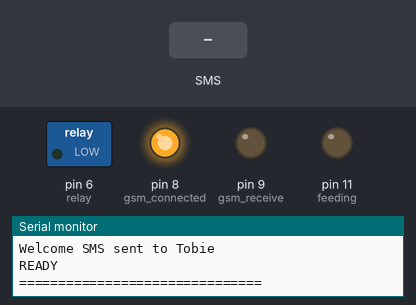
A sketch run on a simulated Arduino Uno, built with avr-gcc and run on an emulated ATmega328P. Parts: switched loads named in the sketch (green lamp = pin HIGH), output pins drawn as LEDs (lit = HIGH), the last lines printed to the serial monitor. The test bench sets the inputs (shaded band).

Above: at 5.2 s.
5.3 s: text message "#" received
At 5.45 s:
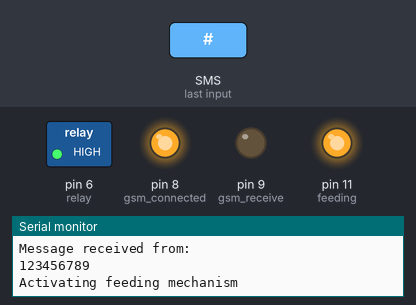
At 6.5 s:
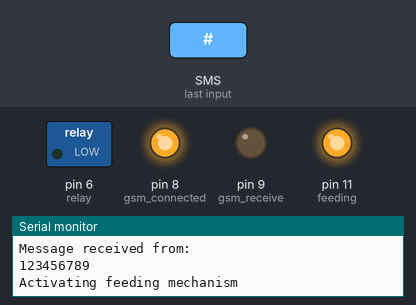
Timing chart, 0 to 12.1 s (numbered marks = the images above; inputs shaded):
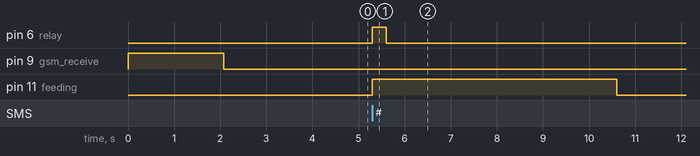

The sketch:

dogfeeder_demo.ino
```cpp
/*
# disgard sms from no number

*/

// include the GSM library
#include <GSM.h>

// PIN Number for the SIM = None
#define PINNUMBER ""

// initialize the library instances
GSM gsmAccess;
GSM_SMS sms;

// Array to hold the number a SMS is retreived from
char senderNumber[20];

int gsm_connected = 8;
int gsm_receive = 9;
int feeding = 11;
int relay = 6;

void setup()
{

  // setup LED controls
  pinMode( gsm_connected, OUTPUT);
  pinMode( gsm_receive, OUTPUT );
  pinMode( feeding, OUTPUT);
  pinMode( relay, OUTPUT );

  // setup initial LED config
  digitalWrite( gsm_connected, LOW);
  digitalWrite( gsm_receive, HIGH );
  digitalWrite( feeding, LOW);

  // initialize serial communications and wait for port to open:
  Serial.begin(9600);
  while (!Serial) {
    ; // good practice to wait for it.
  }

  // say hallo
  Serial.println();
  Serial.println();
  Serial.println("Trevor Inc Dog Feeder Version : Demo");
  Serial.println("====================================");
  Serial.println("Remember not to use pin 7");
  Serial.println("Waiting to connect to GSM network");


  // connection state
  boolean notConnected = true;

  // Start GSM connection
  // Wait for GSM connection
  while(notConnected)
  {
    if(gsmAccess.begin(PINNUMBER)==GSM_READY)
      notConnected = false;
    else
    {
      Serial.println("Not connected to GSM network");
      delay(1000);
    }
  }

  // We are connected to GSM now
  Serial.println("GSM initialized and connected");
  Serial.println("Feeder activated and ready");
  digitalWrite( gsm_receive, LOW );
  digitalWrite( feeding, LOW);
  digitalWrite( gsm_connected, HIGH);

  // Tell the numbers below we are online now
  sms.beginSMS("0823020106");
  sms.print("Trevor Inc, Dogfeeder now online. Send SMS with  # as start to activate feeding. Dog feeder available");
  sms.endSMS();
  Serial.println("Welcome SMS sent to Trevor");
  Serial.println("READY");
  Serial.println("===============================");

 sms.beginSMS("0798979035");
 sms.print("Trevor Inc, Dogfeeder now online. Send SMS with  # as start to activate feeding. Dog feeder available");
 sms.endSMS();
 Serial.println("Welcome SMS sent to Tobie");
 Serial.println("READY");
 Serial.println("===============================");


}

void loop()
{
  char c;

  // If there are any SMSs available()
  if (sms.available())
  {
    Serial.println("Message received from:");

    // Get remote number
    sms.remoteNumber(senderNumber, 20);
    Serial.println(senderNumber);

    // An example of message disposal
    // Any messages starting with # wil activate feeder
    if(sms.peek()=='#')
    {
      Serial.println("Activating feeding mechanism");
      sms.flush();
      digitalWrite( feeding, HIGH);
        digitalWrite( relay, HIGH);
        delay(300);
        digitalWrite( relay, LOW);
      delay( 5000 );
      digitalWrite( feeding, LOW );

      Serial.println("Feeding complete");

      sms.beginSMS(senderNumber);
      sms.print("Woof! Woof!, Thanks for the food master. SMS soon again please!");
      sms.endSMS();
      Serial.println("Master informed");


    }

    // Read message bytes and print them
    while(c=sms.read())
      Serial.print(c);
      Serial.println(); //Print new line

    // Delete message from modem memory
    sms.flush();
    Serial.println("Deleted last SMS from memory");
    Serial.println("============================");
    Serial.println();

  }


}
```

Measured:
- after the input at 5.3 s, pin 6 (relay): LOW → HIGH at once, → LOW 0.30 s later; pin 11 (feeding): LOW → HIGH at once, → LOW 5.3 s later
